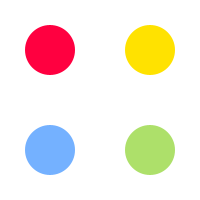
Frame 1 (no input)
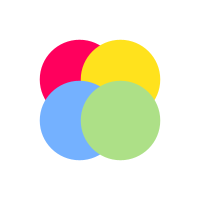
Frame 60 (the mouse pressed at the canvas centre just before this capture)
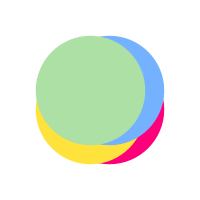
Frame 120 (the mouse held since frame 60 and released just before this capture)

The Processing sketch that drew these frames (run headless with seeded random() and noise(); from frame 60 on, the mouse is pressed at the canvas centre):

// Processing sketch: processing_105123
// ── processing_105123.pde

float colorB=0;
float circleX=0;
float circleY=0;
float circleSize=0;
float change=0.5;

//basic setup
void setup(){
  size(200,200);
  smooth();
  background(255);
}


//draw 4 circles
void draw(){
  background(255);
  ellipseMode(CENTER);
  //circle top left
  noStroke();
  fill(255,0,64+colorB);
  ellipse(50+circleX,50+circleY,50+circleSize,50+circleSize);
  //circle top right
  noStroke();
  fill(255,226,0+colorB);
  ellipse(150-circleX,50+circleY,50+circleSize,50+circleSize);
  //circle bottom left
  noStroke();
  fill(116,177,255+colorB);
  ellipse(50+circleX,150-circleY,50+circleSize,50+circleSize);
  //circle bottom right
  noStroke();
  fill(173,224,106+colorB);
  ellipse(150-circleX,150-circleY,50+circleSize,50+circleSize);
  
  //change the values of all varieties
  colorB=colorB+change;
  circleX=circleX+change;
  circleY=circleY+change;
  circleSize=circleSize+change;
  
}
